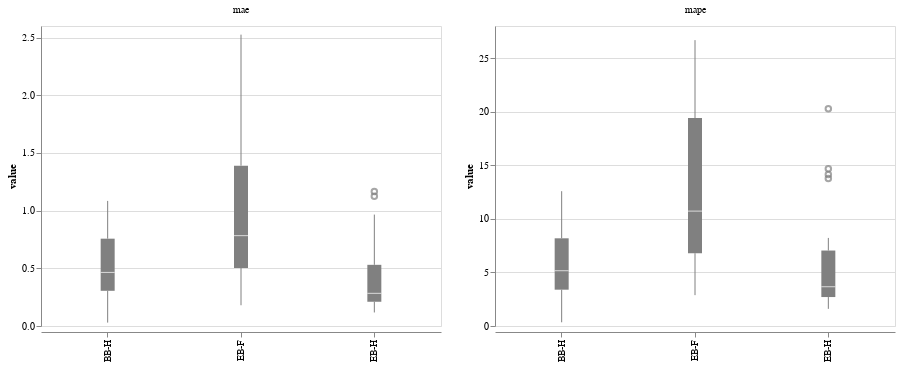

Vega-Lite specification stored for this chart:
### Vega-Lite specification from a JSON file in a GitHub repository (floating-point values rounded to 4 significant figures)
{"$schema": "https://vega.github.io/schema/vega-lite/v2.6.0.json", "config": {"view": {"height": 300, "width": 400}}, "data": {"name": "data-bf578941b0693ecb4f1db4921ef89635"}, "datasets": {"data-bf578941b0693ecb4f1db4921ef89635": [{"test": "BB-H", "value": 0.08074, "variable": "mae"}, {"test": "BB-H", "value": 0.2916, "variable": "mae"}, {"test": "BB-H", "value": 0.3185, "variable": "mae"}, {"test": "BB-H", "value": 0.2237, "variable": "mae"}, {"test": "BB-H", "value": 0.6986, "variable": "mae"}, {"test": "BB-H", "value": 0.4643, "variable": "mae"}, {"test": "BB-H", "value": 0.9436, "variable": "mae"}, {"test": "BB-H", "value": 0.4241, "variable": "mae"}, {"test": "BB-H", "value": 0.02942, "variable": "mae"}, {"test": "BB-H", "value": 0.873, "variable": "mae"}, {"test": "BB-H", "value": 0.6017, "variable": "mae"}, {"test": "BB-H", "value": 0.7834, "variable": "mae"}, {"test": "BB-H", "value": 0.7682, "variable": "mae"}, {"test": "BB-H", "value": 0.5042, "variable": "mae"}, {"test": "BB-H", "value": 0.3527, "variable": "mae"}, {"test": "BB-H", "value": 0.3641, "variable": "mae"}, {"test": "BB-H", "value": 0.1483, "variable": "mae"}, {"test": "BB-H", "value": 0.7455, "variable": "mae"}, {"test": "BB-H", "value": 1.084, "variable": "mae"}, {"test": "EB-H", "value": 0.2474, "variable": "mae"}, {"test": "EB-H", "value": 0.4645, "variable": "mae"}, {"test": "EB-H", "value": 0.1452, "variable": "mae"}, {"test": "EB-H", "value": 0.1995, "variable": "mae"}, {"test": "EB-H", "value": 0.3137, "variable": "mae"}, {"test": "EB-H", "value": 0.2283, "variable": "mae"}, {"test": "EB-H", "value": 0.2627, "variable": "mae"}, {"test": "EB-H", "value": 1.166, "variable": "mae"}, {"test": "EB-H", "value": 0.3285, "variable": "mae"}, {"test": "EB-H", "value": 0.596, "variable": "mae"}, {"test": "EB-H", "value": 0.9656, "variable": "mae"}, {"test": "EB-H", "value": 0.444, "variable": "mae"}, {"test": "EB-H", "value": 0.2207, "variable": "mae"}, {"test": "EB-H", "value": 0.2831, "variable": "mae"}, {"test": "EB-H", "value": 0.1265, "variable": "mae"}, {"test": "EB-H", "value": 0.1174, "variable": "mae"}, {"test": "EB-H", "value": 0.9071, "variable": "mae"}, {"test": "EB-H", "value": 0.1738, "variable": "mae"}, {"test": "EB-H", "value": 1.125, "variable": "mae"}, {"test": "EB-F", "value": 0.7831, "variable": "mae"}, {"test": "EB-F", "value": 1.135, "variable": "mae"}, {"test": "EB-F", "value": 0.4253, "variable": "mae"}, {"test": "EB-F", "value": 0.2643, "variable": "mae"}, {"test": "EB-F", "value": 0.5806, "variable": "mae"}, {"test": "EB-F", "value": 1.376, "variable": "mae"}, {"test": "EB-F", "value": 0.6388, "variable": "mae"}, {"test": "EB-F", "value": 2.525, "variable": "mae"}, {"test": "EB-F", "value": 0.995, "variable": "mae"}, {"test": "EB-F", "value": 0.6774, "variable": "mae"}, {"test": "EB-F", "value": 1.381, "variable": "mae"}, {"test": "EB-F", "value": 1.489, "variable": "mae"}, {"test": "EB-F", "value": 2.18, "variable": "mae"}, {"test": "EB-F", "value": 0.7765, "variable": "mae"}, {"test": "EB-F", "value": 0.2373, "variable": "mae"}, {"test": "EB-F", "value": 1.729, "variable": "mae"}, {"test": "EB-F", "value": 0.2774, "variable": "mae"}, {"test": "EB-F", "value": 1.398, "variable": "mae"}, {"test": "EB-F", "value": 0.1797, "variable": "mae"}, {"test": "BB-H", "value": 0.8971, "variable": "mape"}, {"test": "BB-H", "value": 3.24, "variable": "mape"}, {"test": "BB-H", "value": 3.539, "variable": "mape"}, {"test": "BB-H", "value": 2.486, "variable": "mape"}, {"test": "BB-H", "value": 7.354, "variable": "mape"}, {"test": "BB-H", "value": 5.159, "variable": "mape"}, {"test": "BB-H", "value": 12.58, "variable": "mape"}, {"test": "BB-H", "value": 4.713, "variable": "mape"}, {"test": "BB-H", "value": 0.3461, "variable": "mape"}, {"test": "BB-H", "value": 9.189, "variable": "mape"}, {"test": "BB-H", "value": 6.334, "variable": "mape"}, {"test": "BB-H", "value": 11.19, "variable": "mape"}, {"test": "BB-H", "value": 8.086, "variable": "mape"}, {"test": "BB-H", "value": 5.307, "variable": "mape"}, {"test": "BB-H", "value": 4.149, "variable": "mape"}, {"test": "BB-H", "value": 4.046, "variable": "mape"}, {"test": "BB-H", "value": 1.744, "variable": "mape"}, {"test": "BB-H", "value": 8.283, "variable": "mape"}, {"test": "BB-H", "value": 11.41, "variable": "mape"}, {"test": "EB-H", "value": 3.374, "variable": "mape"}, {"test": "EB-H", "value": 5.867, "variable": "mape"}, {"test": "EB-H", "value": 1.894, "variable": "mape"}, {"test": "EB-H", "value": 2.493, "variable": "mape"}, {"test": "EB-H", "value": 3.881, "variable": "mape"}, {"test": "EB-H", "value": 3.079, "variable": "mape"}, {"test": "EB-H", "value": 3.665, "variable": "mape"}, {"test": "EB-H", "value": 20.28, "variable": "mape"}, {"test": "EB-H", "value": 4.749, "variable": "mape"}, {"test": "EB-H", "value": 8.22, "variable": "mape"}, {"test": "EB-H", "value": 14.67, "variable": "mape"}, {"test": "EB-H", "value": 5.492, "variable": "mape"}, {"test": "EB-H", "value": 2.911, "variable": "mape"}, {"test": "EB-H", "value": 3.539, "variable": "mape"}, {"test": "EB-H", "value": 1.851, "variable": "mape"}, {"test": "EB-H", "value": 1.6, "variable": "mape"}, {"test": "EB-H", "value": 14.14, "variable": "mape"}, {"test": "EB-H", "value": 2.454, "variable": "mape"}, {"test": "EB-H", "value": 13.78, "variable": "mape"}, {"test": "EB-F", "value": 10.72, "variable": "mape"}, {"test": "EB-F", "value": 19.59, "variable": "mape"}, {"test": "EB-F", "value": 5.213, "variable": "mape"}, {"test": "EB-F", "value": 4.324, "variable": "mape"}, {"test": "EB-F", "value": 8.575, "variable": "mape"}, {"test": "EB-F", "value": 17.04, "variable": "mape"}, {"test": "EB-F", "value": 8.375, "variable": "mape"}, {"test": "EB-F", "value": 26.68, "variable": "mape"}, {"test": "EB-F", "value": 14.04, "variable": "mape"}, {"test": "EB-F", "value": 8.994, "variable": "mape"}, {"test": "EB-F", "value": 15.52, "variable": "mape"}, {"test": "EB-F", "value": 21.08, "variable": "mape"}, {"test": "EB-F", "value": 23.4, "variable": "mape"}, {"test": "EB-F", "value": 9.977, "variable": "mape"}, {"test": "EB-F", "value": 4.264, "variable": "mape"}, {"test": "EB-F", "value": 19.22, "variable": "mape"}, {"test": "EB-F", "value": 3.965, "variable": "mape"}, {"test": "EB-F", "value": 26.59, "variable": "mape"}, {"test": "EB-F", "value": 2.879, "variable": "mape"}]}, "facet": {"column": {"field": "variable", "title": null, "type": "nominal"}}, "resolve": {"scale": {"y": "independent"}}, "spec": {"encoding": {"x": {"field": "test", "title": null, "type": "nominal"}, "y": {"field": "value", "type": "quantitative"}}, "mark": {"color": "grey", "type": "boxplot"}}}
